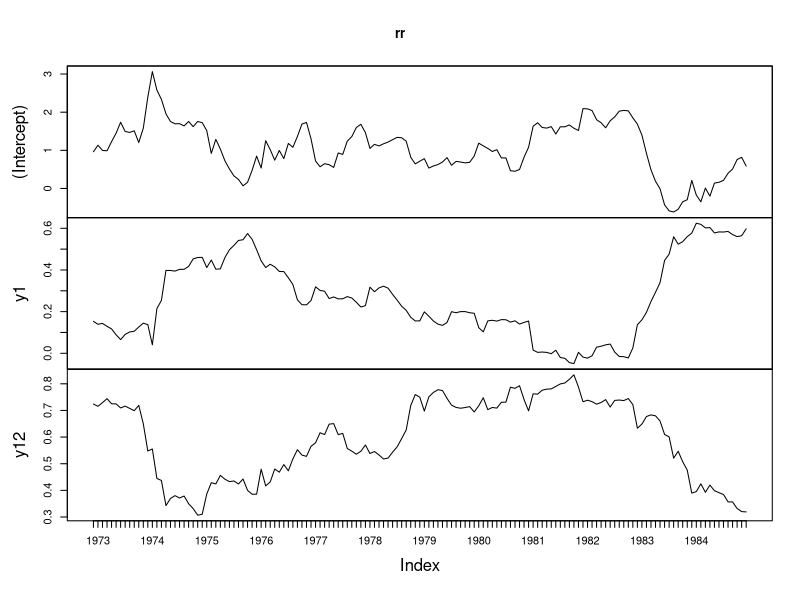

The R script that drew this image:
library(zoo)


### Name: rollapply
### Title: Apply Rolling Functions
### Aliases: rollapply rollapplyr rollapply.default rollapply.ts
###   rollapply.zoo
### Keywords: iteration array ts

### ** Examples

## rolling mean
z <- zoo(11:15, as.Date(31:35))
rollapply(z, 2, mean)

## non-overlapping means
z2 <- zoo(rnorm(6))
rollapply(z2, 3, mean, by = 3)      # means of nonoverlapping groups of 3
aggregate(z2, c(3,3,3,6,6,6), mean) # same

## optimized vs. customized versions
rollapply(z2, 3, mean)   # uses rollmean which is optimized for mean
rollmean(z2, 3)          # same
rollapply(z2, 3, (mean)) # does not use rollmean


## rolling regression:
## set up multivariate zoo series with
## number of UK driver deaths and lags 1 and 12
seat <- as.zoo(log(UKDriverDeaths))
time(seat) <- as.yearmon(time(seat))
seat <- merge(y = seat, y1 = lag(seat, k = -1),
  y12 = lag(seat, k = -12), all = FALSE)

## run a rolling regression with a 3-year time window
## (similar to a SARIMA(1,0,0)(1,0,0)_12 fitted by OLS)
rr <- rollapply(seat, width = 36,
  FUN = function(z) coef(lm(y ~ y1 + y12, data = as.data.frame(z))),
  by.column = FALSE, align = "right")

## plot the changes in coefficients
## showing the shifts after the oil crisis in Oct 1973
## and after the seatbelt legislation change in Jan 1983
plot(rr)


## rolling mean by time window (e.g., 3 days) rather than
## by number of observations (e.g., when these are unequally spaced):
#
## - test data
tt <- as.Date("2000-01-01") + c(1, 2, 5, 6, 7, 8, 10)
z <- zoo(seq_along(tt), tt)
## - fill it out to a daily series, zm, using NAs
## using a zero width zoo series g on a grid
g <- zoo(, seq(start(z), end(z), "day"))
zm <- merge(z, g)
## - 3-day rolling mean
rollapply(zm, 3, mean, na.rm = TRUE, fill = NA)


## rolling weekly sums (with some missing dates)
z <- zoo(1:11, as.Date("2016-03-09") + c(0:7, 9:10, 12))
weeksum <- function(z) sum(z[time(z) > max(time(z)) - 7])
zs <- rollapplyr(z, 7, weeksum, fill = NA, coredata = FALSE)
merge(value = z, weeksum = zs)


## replicate cumsum with either 'partial' or vector width 'k'
cumsum(1:10)
rollapplyr(1:10, 10, sum, partial = TRUE)
rollapplyr(1:10, 1:10, sum)


## different values of rule argument
z <- zoo(c(NA, NA, 2, 3, 4, 5, NA))
rollapply(z, 3, sum, na.rm = TRUE)
rollapply(z, 3, sum, na.rm = TRUE, fill = NULL)
rollapply(z, 3, sum, na.rm = TRUE, fill = NA)
rollapply(z, 3, sum, na.rm = TRUE, partial = TRUE)

# this will exclude time points 1 and 2
# It corresonds to align = "right", width = 3
rollapply(zoo(1:8), list(seq(-2, 0)), sum)

# but this will include points 1 and 2
rollapply(zoo(1:8), list(seq(-2, 0)), sum, partial = 1)
rollapply(zoo(1:8), list(seq(-2, 0)), sum, partial = 0)

# so will this
rollapply(zoo(1:8), list(seq(-2, 0)), sum, fill = NA)

# by = 3, align = "right"
L <- rep(list(NULL), 8)
L[seq(3, 8, 3)] <- list(seq(-2, 0))
str(L)
rollapply(zoo(1:8), L, sum)

rollapply(zoo(1:8), list(0:2), sum, fill = 1:3)
rollapply(zoo(1:8), list(0:2), sum, fill = 3)

L2 <- rep(list(-(2:0)), 10)
L2[5] <- list(NULL)
str(L2)
rollapply(zoo(1:10), L2, sum, fill = "extend")
rollapply(zoo(1:10), L2, sum, fill = list("extend", NULL))

rollapply(zoo(1:10), L2, sum, fill = list("extend", NA))

rollapply(zoo(1:10), L2, sum, fill = NA)
rollapply(zoo(1:10), L2, sum, fill = 1:3)
rollapply(zoo(1:10), L2, sum, partial = TRUE)
rollapply(zoo(1:10), L2, sum, partial = TRUE, fill = 99)

rollapply(zoo(1:10), list(-1), sum, partial = 0)
rollapply(zoo(1:10), list(-1), sum, partial = TRUE)

rollapply(zoo(cbind(a = 1:6, b = 11:16)), 3, rowSums, by.column = FALSE)

# these two are the same
rollapply(zoo(cbind(a = 1:6, b = 11:16)), 3, sum)
rollapply(zoo(cbind(a = 1:6, b = 11:16)), 3, colSums, by.column = FALSE)

# these two are the same
rollapply(zoo(1:6), 2, sum, by = 2, align = "right")
aggregate(zoo(1:6), c(2, 2, 4, 4, 6, 6), sum)

# these two are the same
rollapply(zoo(1:3), list(-1), c)
lag(zoo(1:3), -1)

# these two are the same
rollapply(zoo(1:3), list(1), c)
lag(zoo(1:3))

# these two are the same
rollapply(zoo(1:5), list(c(-1, 0, 1)), sum)
rollapply(zoo(1:5), 3, sum)

# these two are the same
rollapply(zoo(1:5), list(0:2), sum)
rollapply(zoo(1:5), 3, sum, align = "left")

# these two are the same
rollapply(zoo(1:5), list(-(2:0)), sum)
rollapply(zoo(1:5), 3, sum, align = "right")

# these two are the same
rollapply(zoo(1:6), list(NULL, NULL, -(2:0)), sum)
rollapply(zoo(1:6), 3, sum, by = 3, align = "right")

# these two are the same
rollapply(zoo(1:5), list(c(-1, 1)), sum)
rollapply(zoo(1:5), 3, function(x) sum(x[-2]))

# these two are the same
rollapply(1:5, 3, rev)
embed(1:5, 3)

# these four are the same
x <- 1:6
rollapply(c(0, 0, x), 3, sum, align = "right") - x
rollapply(x, 3, sum, partial = TRUE, align = "right") - x
rollapply(x, 3, function(x) sum(x[-3]), partial = TRUE, align = "right")
rollapply(x, list(-(2:1)), sum, partial = 0)

# same as Matlab's buffer(x, n, p) for valid non-negative p
# See http://www.mathworks.com/help/toolbox/signal/buffer.html
x <- 1:30; n <- 7; p <- 3
t(rollapply(c(rep(0, p), x, rep(0, n-p)), n, by = n-p, c))

# these three are the same
y <- 10 * seq(8); k <- 4; d <- 2
# 1
# from http://ucfagls.wordpress.com/2011/06/14/embedding-a-time-series-with-time-delay-in-r-part-ii/
Embed <- function(x, m, d = 1, indices = FALSE, as.embed = TRUE) {
    n <- length(x) - (m-1)*d
    X <- seq_along(x)
    if(n <= 0)
        stop("Insufficient observations for the requested embedding")
    out <- matrix(rep(X[seq_len(n)], m), ncol = m)
    out[,-1] <- out[,-1, drop = FALSE] +
        rep(seq_len(m - 1) * d, each = nrow(out))
    if(as.embed)
        out <- out[, rev(seq_len(ncol(out)))]
    if(!indices)
        out <- matrix(x[out], ncol = m)
    out
}
Embed(y, k, d)
# 2
rollapply(y, list(-d * seq(0, k-1)), c)
# 3
rollapply(y, d*k-1, function(x) x[d * seq(k-1, 0) + 1])


## mimic convolve() using rollapplyr()
A <- 1:4
B <- 5:8
## convolve(..., type = "open")
cross <- function(x) x 
rollapplyr(c(A, 0*B[-1]), length(B), cross, partial = TRUE)
convolve(A, B, type = "open")

# convolve(..., type = "filter")
rollapplyr(A, length(B), cross)
convolve(A, B, type = "filter")
